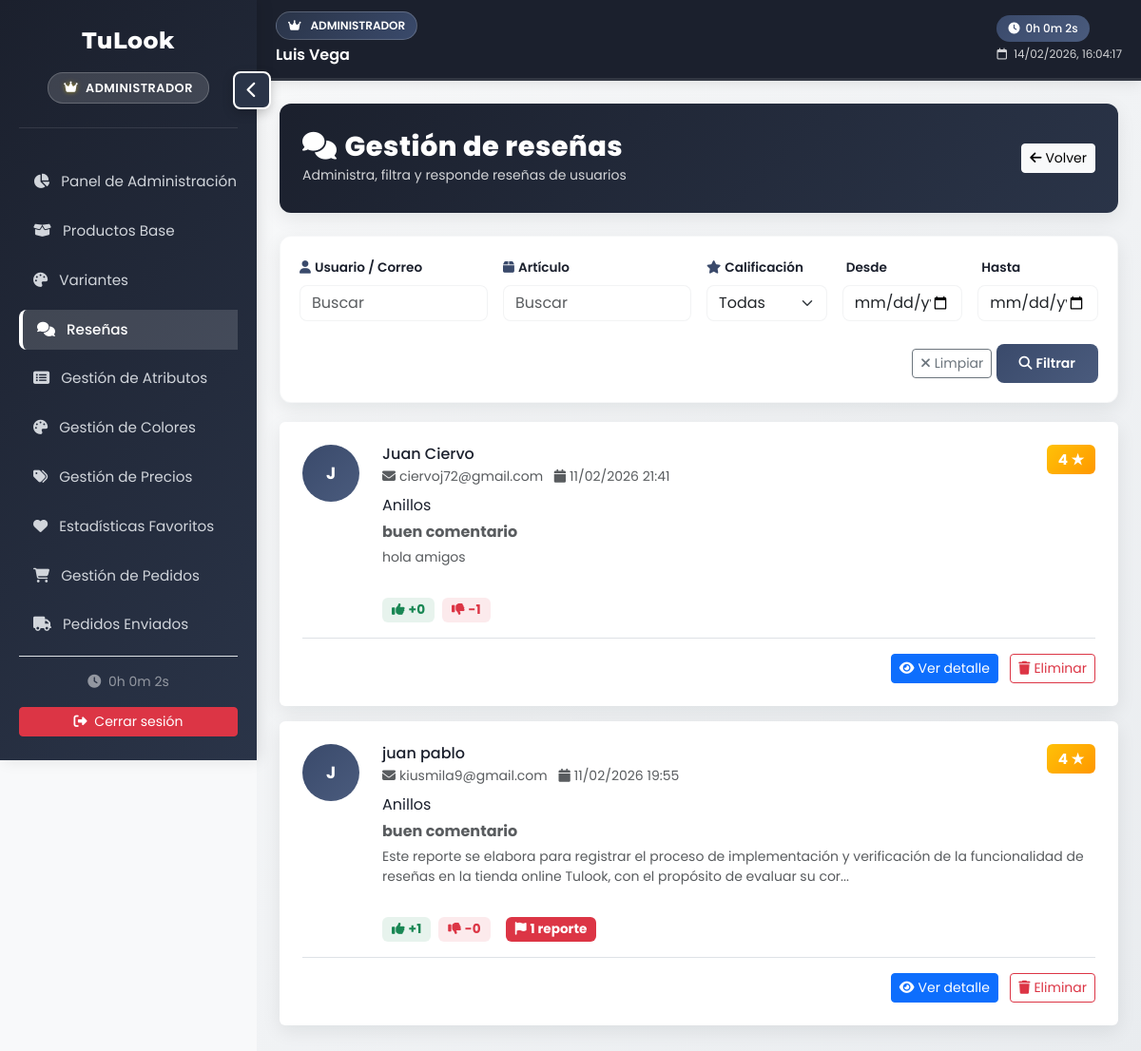
The page /?c=Admin&a=resenas&fresh=1 (signed in) on the database its author committed.
### tables this page shows
CREATE TABLE `resena` (
  `ID_Resena` int(11) NOT NULL,
  `ID_Usuario` int(11) NOT NULL,
  `ID_Articulo` int(11) NOT NULL,
  `ID_Producto` int(11) NOT NULL,
  `ID_Factura` int(11) DEFAULT NULL,
  `Calificacion` tinyint(1) NOT NULL CHECK (`Calificacion` between 1 and 5),
  `Titulo` varchar(100) DEFAULT NULL,
  `Comentario` text NOT NULL,
  `Fecha_Resena` timestamp NOT NULL DEFAULT current_timestamp(),
  `Fecha_Actualizacion` timestamp NOT NULL DEFAULT current_timestamp() ON UPDATE current_timestamp(),
  `Activo` tinyint(1) DEFAULT 1,
  `Reportado` tinyint(1) DEFAULT 0,
  `Util_Positivo` int(11) DEFAULT 0,
  `Util_Negativo` int(11) DEFAULT 0,
  `Modificado` tinyint(1) DEFAULT 0
);

CREATE TABLE `usuario` (
  `ID_Usuario` int(11) NOT NULL,
  `Nombre` varchar(50) NOT NULL,
  `Apellido` varchar(50) NOT NULL,
  `ID_Rol` int(11) NOT NULL DEFAULT 3,
  `ID_TD` int(11) NOT NULL DEFAULT 1,
  `N_Documento` int(11) NOT NULL,
  `Correo` varchar(50) NOT NULL,
  `Celular` varchar(50) NOT NULL,
  `Contrasena` varchar(255) NOT NULL DEFAULT '',
  `token_recuperacion` varchar(255) DEFAULT NULL,
  `token_expira` datetime DEFAULT NULL,
  `Activo` tinyint(1) NOT NULL DEFAULT 1,
  `Num_Advertencias` int(11) DEFAULT 0,
  `Motivo_Desactivacion` text DEFAULT NULL,
  `Fecha_Desactivacion` datetime DEFAULT NULL,
  `ID_Admin_Desactiva` int(11) DEFAULT NULL
);

CREATE TABLE `articulo` (
  `ID_Articulo` int(11) NOT NULL,
  `N_Articulo` varchar(45) NOT NULL,
  `Foto` varchar(300) NOT NULL,
  `ID_Categoria` int(11) NOT NULL,
  `ID_SubCategoria` int(11) NOT NULL,
  `ID_Genero` int(11) NOT NULL,
  `ID_Precio` int(11) NOT NULL,
  `Activo` int(11) NOT NULL DEFAULT 0
);

### controllers/AdminController.php (called while the page is built, shortened)
<?php
require_once "models/Database.php";
class AdminController {
    private $db;
    public function __construct() {
        $dbObj = new Database();
        $this->db = $dbObj->getConnection();
    }
    public function resenas() {
        $params = [];
        $whereSql = '';
        $page = max(1, (int)($_GET['page'] ?? 1));
        $perPage = max(10, min(100, (int)($_GET['per_page'] ?? 25)));
        $offset = ($page - 1) * $perPage;
        $limit = (int)$perPage;
        $off = (int)$offset;
        $sql = "SELECT r.*, u.Nombre, u.Apellido, u.Correo, a.N_Articulo,
                   COALESCE(r.Util_Positivo,0) AS util_positivo, COALESCE(r.Util_Negativo,0) AS util_negativo,
                   (SELECT COUNT(*) FROM resena_reporte rr WHERE rr.ID_Resena = r.ID_Resena) AS reportes_count
            FROM resena r
            LEFT JOIN usuario u ON r.ID_Usuario = u.ID_Usuario
            LEFT JOIN articulo a ON r.ID_Articulo = a.ID_Articulo
            " . $whereSql . "
            ORDER BY r.Fecha_Resena DESC
            LIMIT {$limit} OFFSET {$off}";
        $stmt = $this->db->prepare($sql);
        $stmt->execute($params);
        $resenas = $stmt->fetchAll(PDO::FETCH_ASSOC);
        include "views/admin/layout_admin.php";
    }
}

### index.php (called while the page is built, shortened)
<?php
require_once "models/Database.php";
require_once "controllers/PedidoController.php";
require_once "controllers/AdminController.php";
require_once "controllers/ColorController.php";
$controlador = $_GET['c'] ?? 'Producto';
$accion      = $_GET['a'] ?? 'index';
switch ($controlador) {
    case 'Admin':
        $controller = new AdminController();
        break;
}
try {
    $controller->$accion();
} catch (Throwable $e) {
    $isAjax = (isset($_REQUEST['ajax']) && $_REQUEST['ajax'] == '1') || (!empty($_SERVER['HTTP_X_REQUESTED_WITH']) && strtolower($_SERVER['HTTP_X_REQUESTED_WITH']) === 'xmlhttprequest');
    if ($isAjax) {
        http_response_code(500);
        header('Content-Type: application/json; charset=utf-8');
        echo json_encode(['success' => false, 'error' => $e->getMessage()]);
    } else {
        http_response_code(500);
        echo "<h2 style='color:red;text-align:center;margin-top:50px;'>⚠ Error interno del servidor</h2>";
        echo "<pre style='color:#333;text-align:center;font-size:14px;'>
" . $e->getMessage() . "
</pre>";
    }
}

### models/Database.php (called while the page is built, shortened)
<?php
class Database {
    private $host = 'localhost';
    private $db_name = 'tulook';
    private $username = 'root';
    private $password = '';
    public function getConnection() {
        $this->conn = null;
        try {
            $this->conn = new PDO("mysql:host=" . $this->host . ";dbname=" . $this->db_name, $this->username, $this->password);
            $this->conn->exec("set names utf8");
            $this->conn->setAttribute(PDO::ATTR_ERRMODE, PDO::ERRMODE_EXCEPTION);
        } catch(PDOException $exception) {
            echo "Error de conexión: " . $exception->getMessage();
        }
        return $this->conn;
    }
}
?>

### views/admin/resenas/index.php (the view, shortened to what this page needs)
<div class="p-4">
  <div class="resenas-header d-flex justify-content-between align-items-center">
    <div>
      <h3><i class="fas fa-comments me-2"></i>Gestión de reseñas</h3>
      <small style="color: rgba(255,255,255,0.8);">Administra, filtra y responde reseñas de usuarios</small>
    </div>
    <a href="<?= BASE_URL ?>?c=Admin&a=index" class="btn btn-light btn-sm"><i class="fas fa-arrow-left me-1"></i>Volver</a>
  </div>
  <div class="filter-card">
    <form method="get" class="row g-3">
      <div class="col-md-3">
        <label class="form-label"><i class="fas fa-user me-1" style="color:var(--accent-blue)"></i>Usuario / Correo</label>
        <input type="text" name="usuario" class="form-control" placeholder="Buscar" value="<?= htmlspecialchars($_GET['usuario'] ?? '') ?>">
      </div>
      <div class="col-md-3">
        <label class="form-label"><i class="fas fa-box me-1" style="color:var(--accent-blue)"></i>Artículo</label>
        <input type="text" name="articulo" class="form-control" placeholder="Buscar" value="<?= htmlspecialchars($_GET['articulo'] ?? '') ?>">
      </div>
      <div class="col-md-2">
        <label class="form-label"><i class="fas fa-star me-1" style="color:var(--accent-blue)"></i>Calificación</label>
        <select name="calificacion" class="form-select">
          <option value="">Todas</option>
        </select>
      </div>
      <div class="col-md-2">
        <label class="form-label"><i class="fas fa-calendar-from me-1" style="color:var(--accent-blue)"></i>Desde</label>
        <input type="date" name="fecha_from" class="form-control" value="<?= htmlspecialchars($_GET['fecha_from'] ?? '') ?>">
      </div>
      <div class="col-md-2">
        <label class="form-label"><i class="fas fa-calendar-to me-1" style="color:var(--accent-blue)"></i>Hasta</label>
        <input type="date" name="fecha_to" class="form-control" value="<?= htmlspecialchars($_GET['fecha_to'] ?? '') ?>">
      </div>
      <div class="col-12 text-end pt-2">
        <button type="button" class="btn btn-outline-secondary btn-sm" onclick="document.querySelector('form').reset(); window.location='<?= BASE_URL ?>?c=Admin&a=resenas';"><i class="fas fa-times me-1"></i>Limpiar</button>
        <button class="btn btn-filter btn-sm"><i class="fas fa-search me-1"></i>Filtrar</button>
      </div>
    </form>
  </div>
  <?php if (empty($resenas)): ?>
    <div class="card border-0" style="background:linear-gradient(135deg, rgba(58,74,107,0.05) 0%, rgba(74,91,125,0.05) 100%);">
      <div class="card-body text-center py-5">
        <i class="fas fa-inbox" style="font-size:3rem;color:var(--text-light);"></i>
        <h5 class="mt-3 text-muted">No hay reseñas registradas</h5>
        <p class="text-muted small">Las reseñas aparecerán aquí cuando los usuarios las publiquen</p>
      </div>
    </div>
  <?php else: ?>
    <div class="row g-0">
      <?php foreach ($resenas as $r): ?>
        <div class="col-12">
          <div class="card border-0 mb-3" style="box-shadow:var(--card-shadow);transition:var(--transition);">
            <div class="card-body p-4">
              <div class="row align-items-start">
                <div class="col-auto">
                  <div style="width:60px;height:60px;border-radius:50%;background:linear-gradient(135deg,var(--accent-blue),var(--secondary-blue));display:flex;align-items:center;justify-content:center;color:white;font-weight:700;font-size:1.1rem;"><?= strtoupper(substr($r['Nombre'] ?? 'U',0,1)) ?></div>
                </div>
                <div class="col">
                  <div class="d-flex justify-content-between align-items-start">
                    <div>
                      <h6 class="mb-0 fw-700" style="color:var(--primary-dark);"><?= htmlspecialchars($r['Nombre'] . ' ' . ($r['Apellido'] ?? '')) ?></h6>
                      <div class="small text-muted mt-1">
                        <i class="fas fa-envelope me-1"></i><?= htmlspecialchars($r['Correo'] ?? '') ?>
                        <span class="ms-2"><i class="fas fa-calendar me-1"></i><?= date('d/m/Y H:i', strtotime($r['Fecha_Resena'])) ?></span>
                      </div>
                    </div>
                    <div class="text-end">
                      <span class="badge" style="background:linear-gradient(135deg,#ffc107,#ff9800);color:white;font-size:0.95rem;padding:8px 12px;"><?= (int)$r['Calificacion'] ?> ★</span>
                    </div>
                  </div>
                  <div class="mt-2">
                    <p class="mb-1 fw-600" style="color:var(--primary-dark);"><?= htmlspecialchars($r['N_Articulo'] ?? '') ?></p>
                    <p class="mb-0 text-muted"><strong><?= htmlspecialchars($r['Titulo'] ?? '(Sin título)') ?></strong></p>
                    <p class="text-muted small mt-1"><?= nl2br(htmlspecialchars(substr($r['Comentario'],0,180))) ?><?= strlen($r['Comentario']) > 180 ? '...' : '' ?></p>
                  </div>
                  <div class="row g-3 mt-3">
                    <div class="col-auto">
                      <div class="d-flex gap-2">
                        <span class="badge bg-success bg-opacity-10 text-success" style="font-size:0.85rem;padding:6px 10px;"><i class="fas fa-thumbs-up me-1"></i>+<?= (int)$r['util_positivo'] ?></span>
                        <span class="badge bg-danger bg-opacity-10 text-danger" style="font-size:0.85rem;padding:6px 10px;"><i class="fas fa-thumbs-down me-1"></i>-<?= (int)$r['util_negativo'] ?></span>
                      </div>
                    </div>
                    <div class="col-auto">
                      <?php if ((int)($r['reportes_count'] ?? 0) > 0): ?>
                        <span class="badge bg-danger" style="font-size:0.85rem;padding:6px 10px;"><i class="fas fa-flag me-1"></i><?= (int)($r['reportes_count'] ?? 0) ?> reporte<?= (int)($r['reportes_count'] ?? 0) > 1 ? 's' : '' ?></span>
                      <?php endif; ?>
                    </div>
                  </div>
                </div>
              </div>
              <div class="mt-3 pt-3 border-top text-end">
                <a href="<?= BASE_URL ?>?c=Admin&a=resenaVer&id=<?= (int)$r['ID_Resena'] ?>" class="btn btn-sm btn-primary"><i class="fas fa-eye me-1"></i>Ver detalle</a>
                <form method="post" action="<?= BASE_URL ?>?c=Admin&a=resenaEliminar" style="display:inline-block;margin-left:8px;" onsubmit="return confirm('¿Eliminar esta reseña?');">
                  <button class="btn btn-sm btn-outline-danger"><i class="fas fa-trash me-1"></i>Eliminar</button>
                </form>
              </div>
            </div>
          </div>
        </div>
      <?php endforeach; ?>
    </div>
  <?php endif; ?>
</div>

### views/admin/resenas/index.php (style rules this page uses)
:root { --primary-dark: #1B202D; --primary-blue: #2A3448; --accent-blue: #3A4A6B; --secondary-blue: #4A5B7D; --light-blue: #5B6E8F; --light-bg: #f5f7fa; --text-dark: #2c3e50; --text-light: #6c757d; --border-radius: 12px; --card-shadow: 0 6px 20px rgba(10, 20, 30, 0.08); --card-shadow-hover: 0 12px 36px rgba(10, 20, 30, 0.12); --transition: all 0.28s cubic-bezier(.2,.9,.2,1); }
.resenas-header { background: linear-gradient(135deg, var(--primary-dark) 0%, var(--primary-blue) 100%); color: white; padding: 28px 24px; border-radius: var(--border-radius); margin-bottom: 24px; box-shadow: var(--card-shadow); }
.resenas-header h3 { margin: 0; font-weight: 800; font-size: 1.8rem; letter-spacing: 0.5px; }
.filter-card { background: white; border-radius: var(--border-radius); padding: 20px; box-shadow: var(--card-shadow); margin-bottom: 20px; border: 1px solid rgba(42, 52, 72, 0.04); }
.filter-card .form-label { font-weight: 600; font-size: 0.85rem; color: var(--primary-dark); margin-bottom: 8px; }
.filter-card .form-control, .filter-card .form-select { border-radius: 8px; border: 1px solid rgba(42, 52, 72, 0.06); transition: var(--transition); }
.btn-filter { background: linear-gradient(135deg, var(--accent-blue) 0%, var(--secondary-blue) 100%); border: none; color: white; font-weight: 600; border-radius: 8px; transition: var(--transition); padding: 10px 24px; }

### rows shown on the page
resena: ID_Usuario.Nombre "J", ID_Usuario.Apellido "Juan Ciervo", ID_Usuario.Correo "ciervoj72@gmail.com", Fecha_Resena "11/02/2026 21:41", Calificacion "4", ID_Articulo.N_Articulo "Anillos", Titulo "buen comentario", Comentario "hola amigos", util_positivo "0", util_negativo "1"
resena: ID_Usuario.Nombre "J", ID_Usuario.Apellido "juan pablo", ID_Usuario.Correo "kiusmila9@gmail.com", Fecha_Resena "11/02/2026 19:55", Calificacion "4", ID_Articulo.N_Articulo "Anillos", Titulo "buen comentario", Comentario "Este reporte se elabora para registrar el proceso de implementación y verificación de la funcionalidad de reseñas en la tienda online Tulook, con el propósito de evaluar su cor", util_positivo "1", util_negativo "0", reportes_count "1"

### other values the page prints
$_SESSION['Nombre_Completo'] "Luis Vega"
